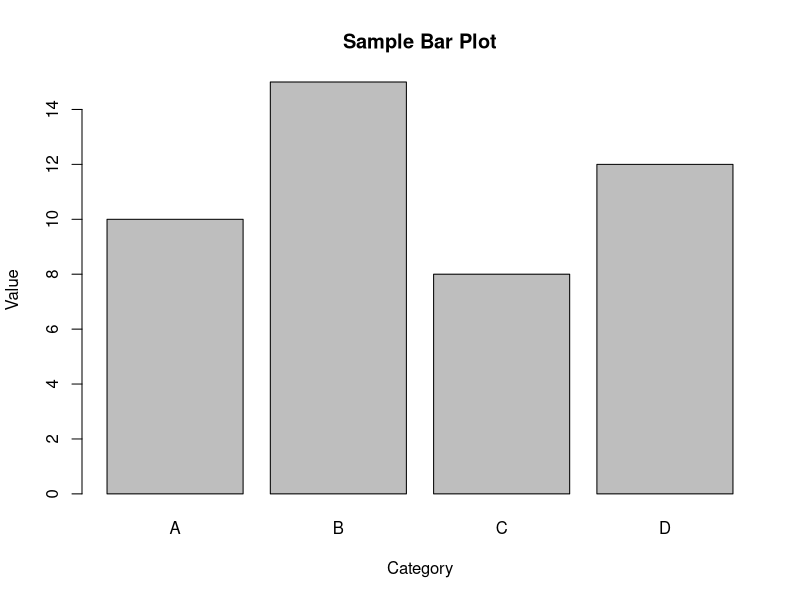
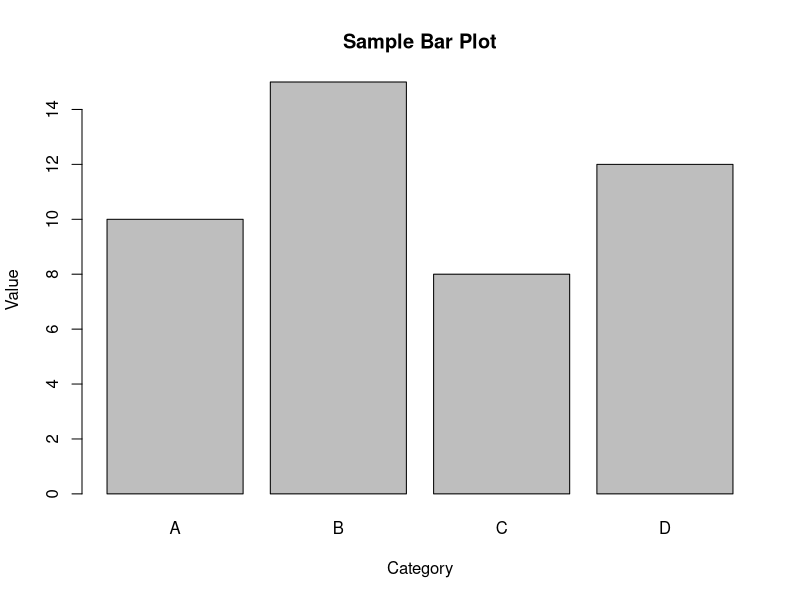

Recreate these plots in R, in order.
# R script to create a bar plot and save it

# Create sample data
categories <- c("A", "B", "C", "D")
values <- c(10, 15, 8, 12)

# Create the bar plot
barplot(values, names.arg = categories, main = "Sample Bar Plot", xlab = "Category", ylab = "Value")

# Save the plot as a PNG file
png("bar_plot.png")
barplot(values, names.arg = categories, main = "Sample Bar Plot", xlab = "Category", ylab = "Value")
dev.off()

print("Bar plot created and saved as bar_plot.png")
